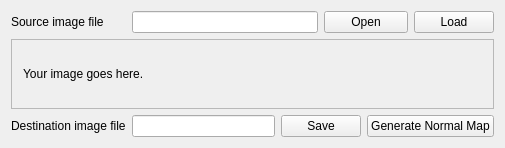
<?xml version="1.0" encoding="UTF-8"?>
<ui version="4.0">
 <class>MainWindow</class>
 <widget class="QWidget" name="MainWindow">
  <property name="geometry">
   <rect>
    <x>0</x>
    <y>0</y>
    <width>505</width>
    <height>144</height>
   </rect>
  </property>
  <property name="windowTitle">
   <string>MainWindow</string>
  </property>
  <layout class="QGridLayout" name="gridLayout">
   <item row="0" column="0">
    <widget class="QLabel" name="sourceFileL">
     <property name="text">
      <string>Source image file</string>
     </property>
    </widget>
   </item>
   <item row="0" column="1" colspan="2">
    <widget class="QLineEdit" name="loadFileLE"/>
   </item>
   <item row="0" column="3" colspan="2">
    <widget class="QPushButton" name="openPB">
     <property name="text">
      <string>Open</string>
     </property>
    </widget>
   </item>
   <item row="0" column="5">
    <widget class="QPushButton" name="loadPB">
     <property name="text">
      <string>Load</string>
     </property>
    </widget>
   </item>
   <item row="1" column="0" colspan="6">
    <widget class="QScrollArea" name="scrollArea">
     <property name="widgetResizable">
      <bool>true</bool>
     </property>
     <widget class="QWidget" name="imageScroller">
      <property name="geometry">
       <rect>
        <x>0</x>
        <y>0</y>
        <width>485</width>
        <height>68</height>
       </rect>
      </property>
      <layout class="QGridLayout" name="gridLayout_2">
       <item row="0" column="0">
        <widget class="QLabel" name="imageArea">
         <property name="text">
          <string>Your image goes here.</string>
         </property>
        </widget>
       </item>
      </layout>
     </widget>
    </widget>
   </item>
   <item row="2" column="0">
    <widget class="QLabel" name="DestinL">
     <property name="text">
      <string>Destination image file</string>
     </property>
    </widget>
   </item>
   <item row="2" column="1">
    <widget class="QLineEdit" name="saveFileLE"/>
   </item>
   <item row="2" column="2" colspan="2">
    <widget class="QPushButton" name="savePB">
     <property name="text">
      <string>Save</string>
     </property>
    </widget>
   </item>
   <item row="2" column="4" colspan="2">
    <widget class="QPushButton" name="generateNormalPB">
     <property name="text">
      <string>Generate Normal Map</string>
     </property>
    </widget>
   </item>
  </layout>
 </widget>
 <layoutdefault spacing="6" margin="11"/>
 <resources/>
 <connections/>
</ui>
